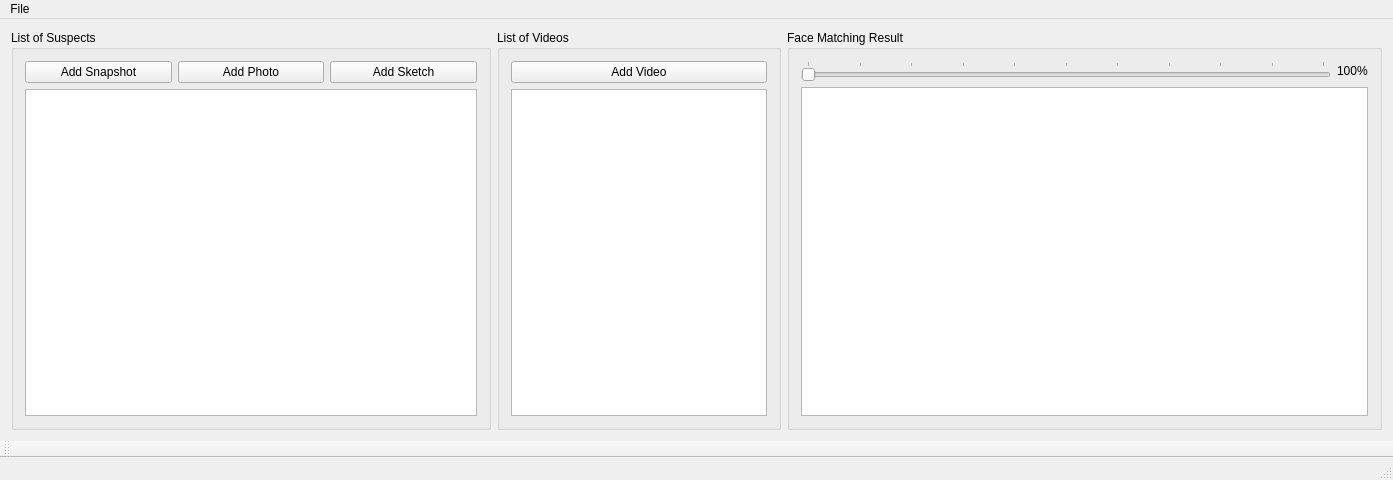
<?xml version="1.0" encoding="UTF-8"?>
<ui version="4.0">
 <class>VideoMainWindowClass</class>
 <widget class="QMainWindow" name="VideoMainWindowClass">
  <property name="enabled">
   <bool>true</bool>
  </property>
  <property name="geometry">
   <rect>
    <x>0</x>
    <y>0</y>
    <width>1393</width>
    <height>480</height>
   </rect>
  </property>
  <property name="windowTitle">
   <string>Crime Investigation Video Prototype</string>
  </property>
  <widget class="QWidget" name="centralWidget">
   <layout class="QGridLayout" name="gridLayout">
    <item row="0" column="1">
     <widget class="QGroupBox" name="groupBox">
      <property name="title">
       <string>List of Videos</string>
      </property>
      <layout class="QGridLayout" name="gridLayout_2">
       <item row="1" column="0">
        <widget class="QTableView" name="tlv_inputVideo">
         <property name="sizePolicy">
          <sizepolicy hsizetype="Minimum" vsizetype="Expanding">
           <horstretch>0</horstretch>
           <verstretch>0</verstretch>
          </sizepolicy>
         </property>
         <property name="minimumSize">
          <size>
           <width>200</width>
           <height>0</height>
          </size>
         </property>
         <property name="selectionMode">
          <enum>QAbstractItemView::SingleSelection</enum>
         </property>
         <property name="selectionBehavior">
          <enum>QAbstractItemView::SelectRows</enum>
         </property>
        </widget>
       </item>
       <item row="0" column="0">
        <widget class="QPushButton" name="addVideoButton">
         <property name="text">
          <string>Add Video</string>
         </property>
        </widget>
       </item>
      </layout>
     </widget>
    </item>
    <item row="0" column="0">
     <widget class="QGroupBox" name="groupBox_3">
      <property name="minimumSize">
       <size>
        <width>480</width>
        <height>0</height>
       </size>
      </property>
      <property name="title">
       <string>List of Suspects</string>
      </property>
      <layout class="QGridLayout" name="gridLayout_4">
       <item row="0" column="0">
        <widget class="QPushButton" name="addSnapshotButton">
         <property name="text">
          <string>Add Snapshot</string>
         </property>
        </widget>
       </item>
       <item row="0" column="1">
        <widget class="QPushButton" name="addPhotoButton">
         <property name="text">
          <string>Add Photo</string>
         </property>
        </widget>
       </item>
       <item row="0" column="2">
        <widget class="QPushButton" name="addSketchButton">
         <property name="text">
          <string>Add Sketch</string>
         </property>
        </widget>
       </item>
       <item row="1" column="0" colspan="3">
        <widget class="QTableView" name="tlv_inputSuspect">
         <property name="minimumSize">
          <size>
           <width>450</width>
           <height>0</height>
          </size>
         </property>
         <property name="horizontalScrollBarPolicy">
          <enum>Qt::ScrollBarAsNeeded</enum>
         </property>
         <property name="editTriggers">
          <set>QAbstractItemView::DoubleClicked</set>
         </property>
         <property name="tabKeyNavigation">
          <bool>false</bool>
         </property>
         <property name="showDropIndicator" stdset="0">
          <bool>false</bool>
         </property>
         <property name="dragDropOverwriteMode">
          <bool>false</bool>
         </property>
         <property name="selectionMode">
          <enum>QAbstractItemView::SingleSelection</enum>
         </property>
         <property name="selectionBehavior">
          <enum>QAbstractItemView::SelectRows</enum>
         </property>
         <property name="verticalScrollMode">
          <enum>QAbstractItemView::ScrollPerPixel</enum>
         </property>
         <property name="horizontalScrollMode">
          <enum>QAbstractItemView::ScrollPerPixel</enum>
         </property>
         <attribute name="horizontalHeaderStretchLastSection">
          <bool>true</bool>
         </attribute>
         <attribute name="verticalHeaderDefaultSectionSize">
          <number>250</number>
         </attribute>
        </widget>
       </item>
      </layout>
     </widget>
    </item>
    <item row="0" column="2">
     <widget class="QGroupBox" name="groupBox_2">
      <property name="enabled">
       <bool>true</bool>
      </property>
      <property name="sizePolicy">
       <sizepolicy hsizetype="Expanding" vsizetype="Preferred">
        <horstretch>0</horstretch>
        <verstretch>0</verstretch>
       </sizepolicy>
      </property>
      <property name="title">
       <string>Face Matching Result</string>
      </property>
      <layout class="QGridLayout" name="gridLayout_3">
       <item row="3" column="0" colspan="2">
        <widget class="QTableView" name="tlv_faceRecognitionResult">
         <property name="minimumSize">
          <size>
           <width>360</width>
           <height>0</height>
          </size>
         </property>
         <property name="horizontalScrollBarPolicy">
          <enum>Qt::ScrollBarAsNeeded</enum>
         </property>
         <property name="selectionMode">
          <enum>QAbstractItemView::SingleSelection</enum>
         </property>
         <property name="selectionBehavior">
          <enum>QAbstractItemView::SelectRows</enum>
         </property>
         <property name="horizontalScrollMode">
          <enum>QAbstractItemView::ScrollPerPixel</enum>
         </property>
         <property name="sortingEnabled">
          <bool>true</bool>
         </property>
         <attribute name="horizontalHeaderMinimumSectionSize">
          <number>0</number>
         </attribute>
        </widget>
       </item>
       <item row="0" column="1">
        <widget class="QLabel" name="lab_faceRecognitionConfidence">
         <property name="minimumSize">
          <size>
           <width>30</width>
           <height>0</height>
          </size>
         </property>
         <property name="text">
          <string>100%</string>
         </property>
        </widget>
       </item>
       <item row="0" column="0">
        <widget class="QSlider" name="sli_faceRecognitionConfidence">
         <property name="maximum">
          <number>100</number>
         </property>
         <property name="singleStep">
          <number>5</number>
         </property>
         <property name="value">
          <number>0</number>
         </property>
         <property name="sliderPosition">
          <number>0</number>
         </property>
         <property name="orientation">
          <enum>Qt::Horizontal</enum>
         </property>
         <property name="tickPosition">
          <enum>QSlider::TicksAbove</enum>
         </property>
         <property name="tickInterval">
          <number>10</number>
         </property>
        </widget>
       </item>
      </layout>
     </widget>
    </item>
   </layout>
  </widget>
  <widget class="QMenuBar" name="menuBar">
   <property name="geometry">
    <rect>
     <x>0</x>
     <y>0</y>
     <width>1393</width>
     <height>22</height>
    </rect>
   </property>
   <widget class="QMenu" name="menuFile">
    <property name="title">
     <string>File</string>
    </property>
    <addaction name="separator"/>
    <addaction name="act_quit"/>
   </widget>
   <addaction name="menuFile"/>
  </widget>
  <widget class="QToolBar" name="mainToolBar">
   <attribute name="toolBarArea">
    <enum>BottomToolBarArea</enum>
   </attribute>
   <attribute name="toolBarBreak">
    <bool>false</bool>
   </attribute>
  </widget>
  <widget class="QStatusBar" name="stb_mainWindow"/>
  <action name="act_quit">
   <property name="text">
    <string>Quit</string>
   </property>
  </action>
  <action name="act_preferences">
   <property name="text">
    <string>Preferences</string>
   </property>
  </action>
  <action name="act_about">
   <property name="text">
    <string>About</string>
   </property>
  </action>
  <action name="act_saveImg">
   <property name="text">
    <string>Save Output Image</string>
   </property>
  </action>
  <action name="act_saveKDTree">
   <property name="text">
    <string>Save KD-Tree</string>
   </property>
  </action>
  <action name="act_importWantedPersonList">
   <property name="text">
    <string>Import the Wanted Person List</string>
   </property>
  </action>
  <action name="act_changeCamera">
   <property name="text">
    <string>Change Camera</string>
   </property>
  </action>
 </widget>
 <layoutdefault spacing="6" margin="11"/>
 <resources/>
 <connections/>
</ui>
